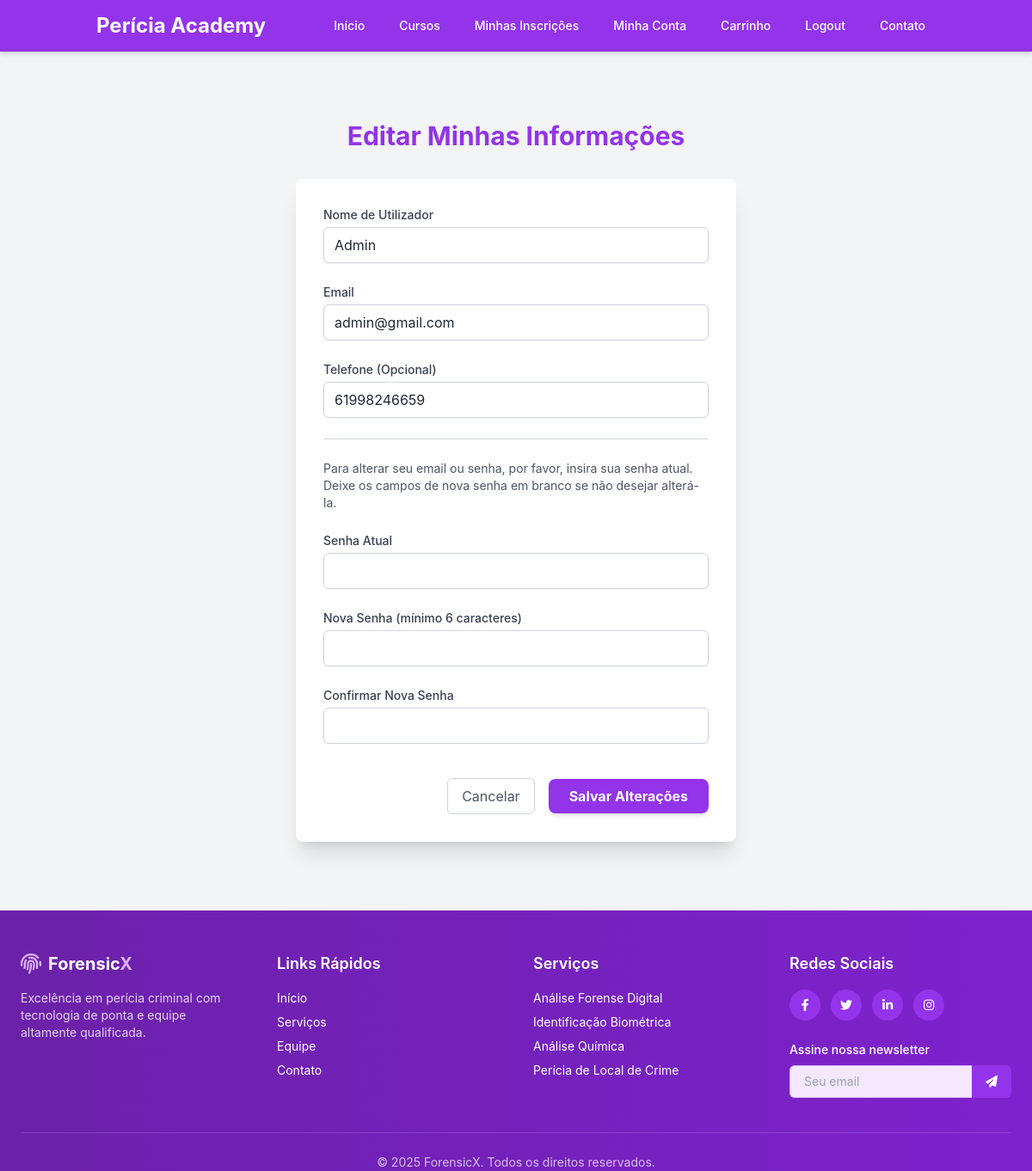
The page /editar_conta.php (signed in) on the database its author committed.
### tables this page shows
CREATE TABLE `clientes` (
  `id` int(11) NOT NULL,
  `nome_utilizador` varchar(50) NOT NULL,
  `email` varchar(100) NOT NULL,
  `telefone` varchar(20) DEFAULT NULL,
  `senha` varchar(255) NOT NULL,
  `criado_em` timestamp NOT NULL DEFAULT current_timestamp()
);

### editar_conta.php (the view, shortened to what this page needs)
<?php
require_once 'config.php';
$id_cliente_logado = $_SESSION['client_id'];
$tipo_mensagem = '';
try {
    $stmt = $pdo->prepare("SELECT nome_utilizador, email, telefone, senha FROM clientes WHERE id = :id_cliente");
    $stmt->execute([':id_cliente' => $id_cliente_logado]);
    $cliente_atual = $stmt->fetch(PDO::FETCH_ASSOC);
} catch (PDOException $e) {
    error_log("Erro ao buscar dados do cliente para edição: " . $e->getMessage());
    $mensagem_feedback = "Erro ao carregar seus dados. Tente novamente mais tarde.";
    $tipo_mensagem = 'erro';
}
?>
<!DOCTYPE html>
<html lang="pt-BR">
<head>
    <script src="https://cdn.tailwindcss.com"></script>
</head>
<body class="bg-gray-100 text-gray-800">
    <?php include 'header.php'; ?>
    <main class="flex-grow container mx-auto px-6 py-12 md:py-20">
        <div class="max-w-lg mx-auto">
            <h1 class="text-3xl font-bold text-center text-purple-600 mb-8">Editar Minhas Informações</h1>
            <?php if ($cliente_atual && $tipo_mensagem !== 'erro_fatal_carregamento'):  ?>
            <form action="editar_conta.php" method="POST" class="bg-white p-8 rounded-lg shadow-xl space-y-6">
                <div>
                    <label for="nome_utilizador" class="block text-sm font-medium text-gray-700 mb-1">Nome de Utilizador</label>
                    <input type="text" id="nome_utilizador" name="nome_utilizador" value="<?php echo htmlspecialchars($cliente_atual['nome_utilizador']); ?>" class="w-full px-3 py-2 border border-gray-300 rounded-md shadow-sm focus:outline-none focus:ring-purple-500 focus:border-purple-500" required>
                </div>
                <div>
                    <label for="email" class="block text-sm font-medium text-gray-700 mb-1">Email</label>
                    <input type="email" id="email" name="email" value="<?php echo htmlspecialchars($cliente_atual['email']); ?>" class="w-full px-3 py-2 border border-gray-300 rounded-md shadow-sm focus:outline-none focus:ring-purple-500 focus:border-purple-500" required>
                </div>
                <div>
                    <label for="telefone" class="block text-sm font-medium text-gray-700 mb-1">Telefone (Opcional)</label>
                    <input type="tel" id="telefone" name="telefone" placeholder="(XX) XXXXX-XXXX" value="<?php echo htmlspecialchars($cliente_atual['telefone'] ?? ''); ?>" class="w-full px-3 py-2 border border-gray-300 rounded-md shadow-sm focus:outline-none focus:ring-purple-500 focus:border-purple-500">
                </div>
                <hr class="my-6 border-gray-300">
                <p class="text-sm text-gray-600">Para alterar seu email ou senha, por favor, insira sua senha atual. Deixe os campos de nova senha em branco se não desejar alterá-la.</p>
                <div>
                    <label for="senha_atual" class="block text-sm font-medium text-gray-700 mb-1">Senha Atual</label>
                    <input type="password" id="senha_atual" name="senha_atual" class="w-full px-3 py-2 border border-gray-300 rounded-md shadow-sm focus:outline-none focus:ring-purple-500 focus:border-purple-500" autocomplete="current-password">
                </div>
                <div>
                    <label for="nova_senha" class="block text-sm font-medium text-gray-700 mb-1">Nova Senha (mínimo 6 caracteres)</label>
                    <input type="password" id="nova_senha" name="nova_senha" class="w-full px-3 py-2 border border-gray-300 rounded-md shadow-sm focus:outline-none focus:ring-purple-500 focus:border-purple-500" autocomplete="new-password">
                </div>
                <div>
                    <label for="confirmar_nova_senha" class="block text-sm font-medium text-gray-700 mb-1">Confirmar Nova Senha</label>
                    <input type="password" id="confirmar_nova_senha" name="confirmar_nova_senha" class="w-full px-3 py-2 border border-gray-300 rounded-md shadow-sm focus:outline-none focus:ring-purple-500 focus:border-purple-500" autocomplete="new-password">
                </div>
                <div class="flex items-center justify-end space-x-4 pt-4">
                    <a href="account.php" class="text-gray-600 hover:text-gray-800 px-4 py-2 rounded-md border border-gray-300 hover:bg-gray-50 transition duration-150">
                        Cancelar
                    </a>
                    <button type="submit" class="bg-purple-600 hover:bg-purple-700 text-white font-bold py-2 px-6 rounded-lg shadow-md transition duration-300">
                        Salvar Alterações
                    </button>
                </div>
            </form>
            <?php elseif($tipo_mensagem === 'erro_fatal_carregamento'): ?>
                <p class="text-center text-red-500">Não foi possível carregar os dados para edição. Tente novamente mais tarde ou contacte o suporte.</p>
            <?php endif; ?>
        </div>
    </main>
    <?php include 'footer.php'; ?>
</body>
</html>

### editar_conta.php (style rules this page uses)
body { font-family: 'Inter', sans-serif; display: flex; flex-direction: column; min-height: 100vh; }

### rows shown on the page
clientes: nome_utilizador "Admin", email "admin@gmail.com", telefone "61998246659"
